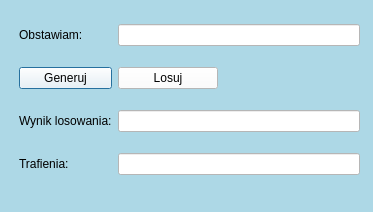
<?xml version="1.0" encoding="UTF-8"?>
<ui version="4.0">
 <class>Dialog</class>
 <widget class="QDialog" name="Dialog">
  <property name="geometry">
   <rect>
    <x>0</x>
    <y>0</y>
    <width>373</width>
    <height>212</height>
   </rect>
  </property>
  <property name="windowTitle">
   <string>Dialog</string>
  </property>
  <property name="styleSheet">
   <string notr="true">background-color:lightblue;</string>
  </property>
  <widget class="QWidget" name="gridLayoutWidget">
   <property name="geometry">
    <rect>
     <x>19</x>
     <y>9</y>
     <width>341</width>
     <height>181</height>
    </rect>
   </property>
   <layout class="QGridLayout" name="gridLayout">
    <item row="3" column="0">
     <widget class="QLabel" name="label_3">
      <property name="text">
       <string>Trafienia:</string>
      </property>
     </widget>
    </item>
    <item row="0" column="1">
     <widget class="QLineEdit" name="obstawiamEdit">
      <property name="styleSheet">
       <string notr="true">background-color:white</string>
      </property>
     </widget>
    </item>
    <item row="2" column="0">
     <widget class="QLabel" name="label_2">
      <property name="text">
       <string>Wynik losowania:</string>
      </property>
     </widget>
    </item>
    <item row="2" column="1">
     <widget class="QLineEdit" name="losowanieEdit">
      <property name="styleSheet">
       <string notr="true">background-color:white</string>
      </property>
     </widget>
    </item>
    <item row="1" column="0">
     <widget class="QPushButton" name="generujButton">
      <property name="maximumSize">
       <size>
        <width>100</width>
        <height>16777215</height>
       </size>
      </property>
      <property name="styleSheet">
       <string notr="true">background-color:white</string>
      </property>
      <property name="text">
       <string>Generuj</string>
      </property>
     </widget>
    </item>
    <item row="0" column="0">
     <widget class="QLabel" name="label">
      <property name="text">
       <string>Obstawiam: </string>
      </property>
     </widget>
    </item>
    <item row="3" column="1">
     <widget class="QLineEdit" name="trafieniaButton">
      <property name="styleSheet">
       <string notr="true">background-color:white</string>
      </property>
     </widget>
    </item>
    <item row="1" column="1">
     <widget class="QPushButton" name="losujButton">
      <property name="minimumSize">
       <size>
        <width>100</width>
        <height>0</height>
       </size>
      </property>
      <property name="maximumSize">
       <size>
        <width>100</width>
        <height>16777215</height>
       </size>
      </property>
      <property name="styleSheet">
       <string notr="true">background-color:white</string>
      </property>
      <property name="text">
       <string>Losuj</string>
      </property>
     </widget>
    </item>
   </layout>
  </widget>
 </widget>
 <resources/>
 <connections/>
</ui>
